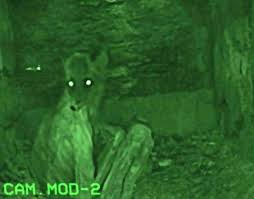
//> input picture ex_images/cursed.jpg, 254 x 199 px
$ ./view_colors ../ex_images/cursed.jpg out.png   (built with g++ and OpenCV 4)
//> lines starting //> are read from the running program, lines starting //| are printed output that depends on the picture
#include <iostream>
#include <opencv2/opencv.hpp>

using namespace std;
using namespace cv;

int main(int argc, char **argv) {
	if (argc != 3) {
		cout << "wrong num of args" << endl;
		return 1;
	}

	Mat image = imread(argv[1]);
//> image is the input picture: 199 rows x 254 cols, CV_8UC3; mean B, G, R 39.5, 97.4, 43.8

	// duplicate image
	hconcat(image, image, image);
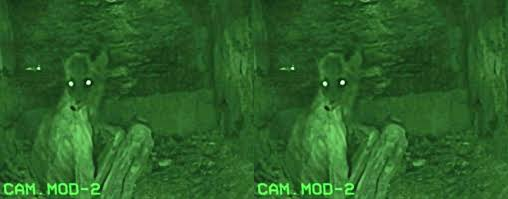
//> image: 199 rows x 508 cols, CV_8UC3; mean B, G, R 39.5, 97.4, 43.8
	hconcat(image, image, image);
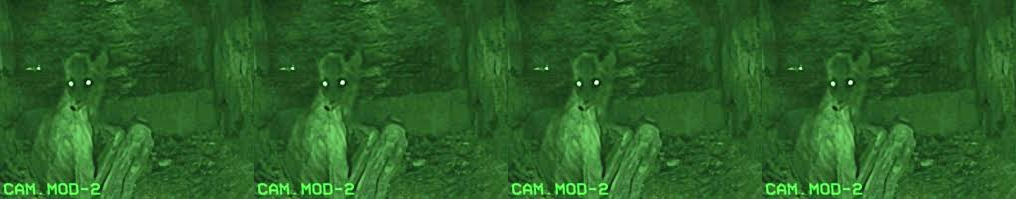
//> image: 199 rows x 1016 cols, CV_8UC3; mean B, G, R 39.5, 97.4, 43.8
	// hconcat(image, image, image);

	for (int col = 0; col < image.cols / 4; col++) {
		for (int row = 0; row < image.rows; row++) {
			Vec3b  pixel = image.at<Vec3b>(Point(col,row));

			uint8_t tmp_blu = pixel.val[0];
			uint8_t tmp_gre = pixel.val[1];

			// red
			pixel.val[0] = 0;
			pixel.val[1] = 0;

			image.at<Vec3b>(Point(col + image.cols / 4, row)) = pixel;

			// blue
			pixel.val[1] = 0;
			pixel.val[2] = 0;

			pixel.val[0] = tmp_blu;

			image.at<Vec3b>(Point(col + image.cols / 2, row)) = pixel;

			// green
			pixel.val[0] = 0;
			pixel.val[2] = 0;

			pixel.val[1] = tmp_gre;

			image.at<Vec3b>(Point(col + (image.cols / 4 * 3), row)) = pixel;
		}
	}
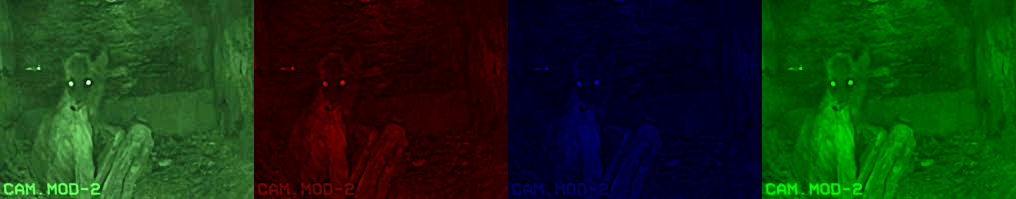
//> image: 199 rows x 1016 cols, CV_8UC3; mean B, G, R 19.7, 48.7, 21.9

  namedWindow( "Display window", WINDOW_AUTOSIZE );// Create a window for display.
  imshow( "Display window", image );                   // Show our image inside it.

	waitKey(0);

	imwrite(argv[2], image);
	return 0;
}
